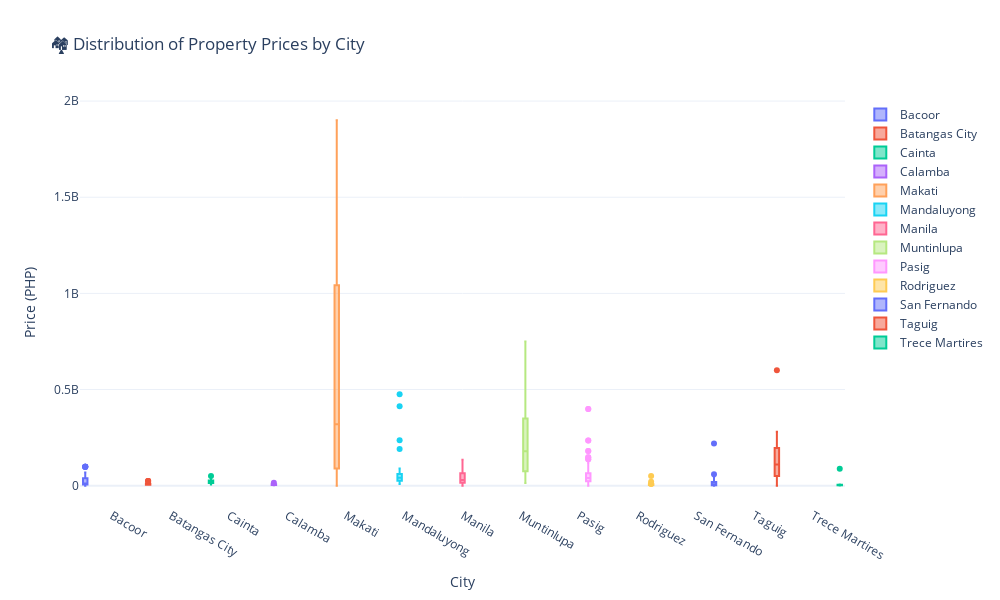

The notebook cell saved with this chart:
### Code cell
import plotly.graph_objects as go

# Drop missing values
df_plot = df.dropna(subset=["Price_clean"])

# Sort cities alphabetically (optional)
df_plot = df_plot.sort_values(by="City")

# Create a trace (one box per city)
fig = go.Figure()

for city in df_plot["City"].unique():
    fig.add_trace(go.Box(
        y=df_plot.loc[df_plot["City"] == city, "Price_clean"],
        name=city,
        # boxmean='sd',  # show mean and standard deviation
        # marker=dict(outliercolor='rgba(255, 0, 0, 0.6)', size=8)
    ))

# Customize layout
fig.update_layout(
    title="🏘️ Distribution of Property Prices by City",
    yaxis_title="Price (PHP)",
    xaxis_title="City",
    boxmode="group",
    template="plotly_white",
    height=600,
    width=1000,
    # boxmode="group",
    boxgap=0.0,         # 0 = no gap between categories (widest)
    boxgroupgap=0.01 
)
fig.update_layout(
       # small gap within groups
)
fig.show()
